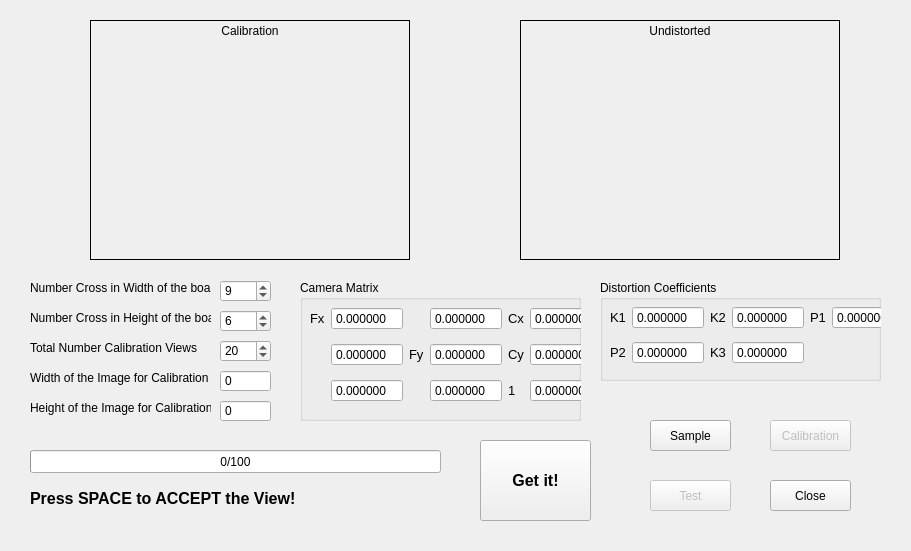
<?xml version="1.0" encoding="UTF-8"?>
<ui version="4.0">
 <class>CameraCalibration</class>
 <widget class="QWidget" name="CameraCalibration">
  <property name="windowModality">
   <enum>Qt::NonModal</enum>
  </property>
  <property name="geometry">
   <rect>
    <x>0</x>
    <y>0</y>
    <width>911</width>
    <height>551</height>
   </rect>
  </property>
  <property name="focusPolicy">
   <enum>Qt::StrongFocus</enum>
  </property>
  <property name="windowTitle">
   <string>CameraCalibration</string>
  </property>
  <widget class="QPushButton" name="pbSample">
   <property name="geometry">
    <rect>
     <x>650</x>
     <y>420</y>
     <width>81</width>
     <height>31</height>
    </rect>
   </property>
   <property name="font">
    <font>
     <kerning>true</kerning>
    </font>
   </property>
   <property name="text">
    <string>Sample</string>
   </property>
  </widget>
  <widget class="QPushButton" name="pbClose">
   <property name="geometry">
    <rect>
     <x>770</x>
     <y>480</y>
     <width>81</width>
     <height>31</height>
    </rect>
   </property>
   <property name="text">
    <string>Close</string>
   </property>
  </widget>
  <widget class="QLabel" name="label">
   <property name="geometry">
    <rect>
     <x>30</x>
     <y>280</y>
     <width>181</width>
     <height>16</height>
    </rect>
   </property>
   <property name="text">
    <string>Number Cross in Width of the board</string>
   </property>
  </widget>
  <widget class="QLabel" name="label_2">
   <property name="geometry">
    <rect>
     <x>30</x>
     <y>310</y>
     <width>181</width>
     <height>16</height>
    </rect>
   </property>
   <property name="text">
    <string>Number Cross in Height of the board</string>
   </property>
  </widget>
  <widget class="QLabel" name="label_4">
   <property name="geometry">
    <rect>
     <x>30</x>
     <y>340</y>
     <width>171</width>
     <height>16</height>
    </rect>
   </property>
   <property name="text">
    <string>Total Number Calibration Views</string>
   </property>
  </widget>
  <widget class="QSpinBox" name="spbNumCrossW">
   <property name="geometry">
    <rect>
     <x>220</x>
     <y>280</y>
     <width>51</width>
     <height>22</height>
    </rect>
   </property>
   <property name="value">
    <number>9</number>
   </property>
  </widget>
  <widget class="QSpinBox" name="spbNumCrossH">
   <property name="geometry">
    <rect>
     <x>220</x>
     <y>310</y>
     <width>51</width>
     <height>22</height>
    </rect>
   </property>
   <property name="value">
    <number>6</number>
   </property>
  </widget>
  <widget class="QSpinBox" name="spbNumCaliView">
   <property name="geometry">
    <rect>
     <x>220</x>
     <y>340</y>
     <width>51</width>
     <height>22</height>
    </rect>
   </property>
   <property name="wrapping">
    <bool>false</bool>
   </property>
   <property name="frame">
    <bool>true</bool>
   </property>
   <property name="buttonSymbols">
    <enum>QAbstractSpinBox::UpDownArrows</enum>
   </property>
   <property name="minimum">
    <number>4</number>
   </property>
   <property name="maximum">
    <number>50</number>
   </property>
   <property name="value">
    <number>20</number>
   </property>
  </widget>
  <widget class="QLabel" name="lbCalibration">
   <property name="geometry">
    <rect>
     <x>90</x>
     <y>20</y>
     <width>320</width>
     <height>240</height>
    </rect>
   </property>
   <property name="sizePolicy">
    <sizepolicy hsizetype="Fixed" vsizetype="Fixed">
     <horstretch>0</horstretch>
     <verstretch>0</verstretch>
    </sizepolicy>
   </property>
   <property name="minimumSize">
    <size>
     <width>320</width>
     <height>240</height>
    </size>
   </property>
   <property name="frameShape">
    <enum>QFrame::Box</enum>
   </property>
   <property name="text">
    <string>Calibration</string>
   </property>
   <property name="alignment">
    <set>Qt::AlignHCenter|Qt::AlignTop</set>
   </property>
  </widget>
  <widget class="QProgressBar" name="pgbSuccessView">
   <property name="geometry">
    <rect>
     <x>30</x>
     <y>450</y>
     <width>411</width>
     <height>23</height>
    </rect>
   </property>
   <property name="value">
    <number>0</number>
   </property>
   <property name="format">
    <string>%v/%m</string>
   </property>
  </widget>
  <widget class="QLabel" name="lbUndistorted">
   <property name="geometry">
    <rect>
     <x>520</x>
     <y>20</y>
     <width>320</width>
     <height>240</height>
    </rect>
   </property>
   <property name="sizePolicy">
    <sizepolicy hsizetype="Fixed" vsizetype="Fixed">
     <horstretch>0</horstretch>
     <verstretch>0</verstretch>
    </sizepolicy>
   </property>
   <property name="minimumSize">
    <size>
     <width>320</width>
     <height>240</height>
    </size>
   </property>
   <property name="frameShape">
    <enum>QFrame::Box</enum>
   </property>
   <property name="text">
    <string>Undistorted</string>
   </property>
   <property name="alignment">
    <set>Qt::AlignHCenter|Qt::AlignTop</set>
   </property>
  </widget>
  <widget class="QSpinBox" name="spbImgW">
   <property name="geometry">
    <rect>
     <x>220</x>
     <y>370</y>
     <width>51</width>
     <height>22</height>
    </rect>
   </property>
   <property name="readOnly">
    <bool>true</bool>
   </property>
   <property name="buttonSymbols">
    <enum>QAbstractSpinBox::NoButtons</enum>
   </property>
   <property name="maximum">
    <number>5000</number>
   </property>
  </widget>
  <widget class="QLabel" name="label_5">
   <property name="geometry">
    <rect>
     <x>30</x>
     <y>400</y>
     <width>181</width>
     <height>16</height>
    </rect>
   </property>
   <property name="text">
    <string>Height of the Image for Calibration</string>
   </property>
  </widget>
  <widget class="QSpinBox" name="spbImgH">
   <property name="geometry">
    <rect>
     <x>220</x>
     <y>400</y>
     <width>51</width>
     <height>22</height>
    </rect>
   </property>
   <property name="readOnly">
    <bool>true</bool>
   </property>
   <property name="buttonSymbols">
    <enum>QAbstractSpinBox::NoButtons</enum>
   </property>
   <property name="maximum">
    <number>5000</number>
   </property>
  </widget>
  <widget class="QLabel" name="label_6">
   <property name="geometry">
    <rect>
     <x>30</x>
     <y>370</y>
     <width>181</width>
     <height>16</height>
    </rect>
   </property>
   <property name="text">
    <string>Width of the Image for Calibration</string>
   </property>
  </widget>
  <widget class="QPushButton" name="pbCalibration">
   <property name="enabled">
    <bool>false</bool>
   </property>
   <property name="geometry">
    <rect>
     <x>770</x>
     <y>420</y>
     <width>81</width>
     <height>31</height>
    </rect>
   </property>
   <property name="text">
    <string>Calibration</string>
   </property>
  </widget>
  <widget class="QPushButton" name="pbTest">
   <property name="enabled">
    <bool>false</bool>
   </property>
   <property name="geometry">
    <rect>
     <x>650</x>
     <y>480</y>
     <width>81</width>
     <height>31</height>
    </rect>
   </property>
   <property name="text">
    <string>Test</string>
   </property>
   <property name="checkable">
    <bool>true</bool>
   </property>
  </widget>
  <widget class="QPushButton" name="pushButton">
   <property name="geometry">
    <rect>
     <x>480</x>
     <y>440</y>
     <width>111</width>
     <height>81</height>
    </rect>
   </property>
   <property name="font">
    <font>
     <pointsize>12</pointsize>
     <weight>75</weight>
     <bold>true</bold>
    </font>
   </property>
   <property name="text">
    <string>Get it!</string>
   </property>
  </widget>
  <widget class="QLabel" name="label_8">
   <property name="geometry">
    <rect>
     <x>30</x>
     <y>490</y>
     <width>291</width>
     <height>16</height>
    </rect>
   </property>
   <property name="font">
    <font>
     <pointsize>12</pointsize>
     <weight>75</weight>
     <bold>true</bold>
    </font>
   </property>
   <property name="text">
    <string>Press SPACE to ACCEPT the View!</string>
   </property>
  </widget>
  <widget class="QGroupBox" name="groupBox">
   <property name="geometry">
    <rect>
     <x>300</x>
     <y>280</y>
     <width>281</width>
     <height>141</height>
    </rect>
   </property>
   <property name="title">
    <string>Camera Matrix</string>
   </property>
   <widget class="QWidget" name="layoutWidget">
    <property name="geometry">
     <rect>
      <x>10</x>
      <y>20</y>
      <width>291</width>
      <height>111</height>
     </rect>
    </property>
    <layout class="QGridLayout" name="gridLayout" columnstretch="1,3,1,3,1,3">
     <item row="0" column="1">
      <widget class="QDoubleSpinBox" name="dsbFx">
       <property name="readOnly">
        <bool>true</bool>
       </property>
       <property name="buttonSymbols">
        <enum>QAbstractSpinBox::NoButtons</enum>
       </property>
       <property name="decimals">
        <number>6</number>
       </property>
       <property name="minimum">
        <double>-1000.000000000000000</double>
       </property>
       <property name="maximum">
        <double>1000.000000000000000</double>
       </property>
      </widget>
     </item>
     <item row="0" column="3">
      <widget class="QDoubleSpinBox" name="dsbCM12">
       <property name="readOnly">
        <bool>true</bool>
       </property>
       <property name="buttonSymbols">
        <enum>QAbstractSpinBox::NoButtons</enum>
       </property>
       <property name="decimals">
        <number>6</number>
       </property>
       <property name="minimum">
        <double>-1000.000000000000000</double>
       </property>
       <property name="maximum">
        <double>1000.000000000000000</double>
       </property>
      </widget>
     </item>
     <item row="0" column="5">
      <widget class="QDoubleSpinBox" name="dsbCx">
       <property name="readOnly">
        <bool>true</bool>
       </property>
       <property name="buttonSymbols">
        <enum>QAbstractSpinBox::NoButtons</enum>
       </property>
       <property name="decimals">
        <number>6</number>
       </property>
       <property name="minimum">
        <double>-1000.000000000000000</double>
       </property>
       <property name="maximum">
        <double>1000.000000000000000</double>
       </property>
      </widget>
     </item>
     <item row="1" column="1">
      <widget class="QDoubleSpinBox" name="dsbCM21">
       <property name="readOnly">
        <bool>true</bool>
       </property>
       <property name="buttonSymbols">
        <enum>QAbstractSpinBox::NoButtons</enum>
       </property>
       <property name="decimals">
        <number>6</number>
       </property>
       <property name="minimum">
        <double>-1000.000000000000000</double>
       </property>
       <property name="maximum">
        <double>1000.000000000000000</double>
       </property>
      </widget>
     </item>
     <item row="1" column="3">
      <widget class="QDoubleSpinBox" name="dsbFy">
       <property name="readOnly">
        <bool>true</bool>
       </property>
       <property name="buttonSymbols">
        <enum>QAbstractSpinBox::NoButtons</enum>
       </property>
       <property name="decimals">
        <number>6</number>
       </property>
       <property name="minimum">
        <double>-1000.000000000000000</double>
       </property>
       <property name="maximum">
        <double>1000.000000000000000</double>
       </property>
      </widget>
     </item>
     <item row="1" column="5">
      <widget class="QDoubleSpinBox" name="dsbCy">
       <property name="readOnly">
        <bool>true</bool>
       </property>
       <property name="buttonSymbols">
        <enum>QAbstractSpinBox::NoButtons</enum>
       </property>
       <property name="decimals">
        <number>6</number>
       </property>
       <property name="minimum">
        <double>-1000.000000000000000</double>
       </property>
       <property name="maximum">
        <double>1000.000000000000000</double>
       </property>
      </widget>
     </item>
     <item row="2" column="1">
      <widget class="QDoubleSpinBox" name="dsbCM31">
       <property name="readOnly">
        <bool>true</bool>
       </property>
       <property name="buttonSymbols">
        <enum>QAbstractSpinBox::NoButtons</enum>
       </property>
       <property name="decimals">
        <number>6</number>
       </property>
       <property name="minimum">
        <double>-1000.000000000000000</double>
       </property>
       <property name="maximum">
        <double>1000.000000000000000</double>
       </property>
      </widget>
     </item>
     <item row="2" column="3">
      <widget class="QDoubleSpinBox" name="dsbCM32">
       <property name="readOnly">
        <bool>true</bool>
       </property>
       <property name="buttonSymbols">
        <enum>QAbstractSpinBox::NoButtons</enum>
       </property>
       <property name="decimals">
        <number>6</number>
       </property>
       <property name="minimum">
        <double>-1000.000000000000000</double>
       </property>
       <property name="maximum">
        <double>1000.000000000000000</double>
       </property>
      </widget>
     </item>
     <item row="2" column="5">
      <widget class="QDoubleSpinBox" name="dsbHomoW">
       <property name="readOnly">
        <bool>true</bool>
       </property>
       <property name="buttonSymbols">
        <enum>QAbstractSpinBox::NoButtons</enum>
       </property>
       <property name="decimals">
        <number>6</number>
       </property>
       <property name="minimum">
        <double>-1000.000000000000000</double>
       </property>
       <property name="maximum">
        <double>1000.000000000000000</double>
       </property>
      </widget>
     </item>
     <item row="0" column="0">
      <widget class="QLabel" name="label_3">
       <property name="font">
        <font>
         <pointsize>10</pointsize>
        </font>
       </property>
       <property name="text">
        <string>Fx</string>
       </property>
      </widget>
     </item>
     <item row="1" column="2">
      <widget class="QLabel" name="label_7">
       <property name="font">
        <font>
         <pointsize>10</pointsize>
        </font>
       </property>
       <property name="text">
        <string>Fy</string>
       </property>
      </widget>
     </item>
     <item row="0" column="4">
      <widget class="QLabel" name="label_9">
       <property name="font">
        <font>
         <pointsize>10</pointsize>
        </font>
       </property>
       <property name="text">
        <string>Cx</string>
       </property>
      </widget>
     </item>
     <item row="1" column="4">
      <widget class="QLabel" name="label_10">
       <property name="font">
        <font>
         <pointsize>10</pointsize>
        </font>
       </property>
       <property name="text">
        <string>Cy</string>
       </property>
      </widget>
     </item>
     <item row="2" column="4">
      <widget class="QLabel" name="label_11">
       <property name="font">
        <font>
         <pointsize>10</pointsize>
        </font>
       </property>
       <property name="text">
        <string>1</string>
       </property>
      </widget>
     </item>
    </layout>
   </widget>
  </widget>
  <widget class="QGroupBox" name="groupBox_2">
   <property name="geometry">
    <rect>
     <x>600</x>
     <y>280</y>
     <width>281</width>
     <height>101</height>
    </rect>
   </property>
   <property name="title">
    <string>Distortion Coefficients</string>
   </property>
   <widget class="QWidget" name="layoutWidget">
    <property name="geometry">
     <rect>
      <x>10</x>
      <y>20</y>
      <width>293</width>
      <height>71</height>
     </rect>
    </property>
    <layout class="QGridLayout" name="gridLayout_2" columnstretch="1,3,1,3,1,3">
     <item row="0" column="1">
      <widget class="QDoubleSpinBox" name="dsbK1">
       <property name="readOnly">
        <bool>true</bool>
       </property>
       <property name="buttonSymbols">
        <enum>QAbstractSpinBox::NoButtons</enum>
       </property>
       <property name="decimals">
        <number>6</number>
       </property>
       <property name="minimum">
        <double>-1000.000000000000000</double>
       </property>
       <property name="maximum">
        <double>1000.000000000000000</double>
       </property>
      </widget>
     </item>
     <item row="0" column="3">
      <widget class="QDoubleSpinBox" name="dsbK2">
       <property name="readOnly">
        <bool>true</bool>
       </property>
       <property name="buttonSymbols">
        <enum>QAbstractSpinBox::NoButtons</enum>
       </property>
       <property name="decimals">
        <number>6</number>
       </property>
       <property name="minimum">
        <double>-1000.000000000000000</double>
       </property>
       <property name="maximum">
        <double>1000.000000000000000</double>
       </property>
      </widget>
     </item>
     <item row="0" column="5">
      <widget class="QDoubleSpinBox" name="dsbP1">
       <property name="readOnly">
        <bool>true</bool>
       </property>
       <property name="buttonSymbols">
        <enum>QAbstractSpinBox::NoButtons</enum>
       </property>
       <property name="decimals">
        <number>6</number>
       </property>
       <property name="minimum">
        <double>-1000.000000000000000</double>
       </property>
       <property name="maximum">
        <double>1000.000000000000000</double>
       </property>
      </widget>
     </item>
     <item row="1" column="1">
      <widget class="QDoubleSpinBox" name="dsbP2">
       <property name="readOnly">
        <bool>true</bool>
       </property>
       <property name="buttonSymbols">
        <enum>QAbstractSpinBox::NoButtons</enum>
       </property>
       <property name="decimals">
        <number>6</number>
       </property>
       <property name="minimum">
        <double>-1000.000000000000000</double>
       </property>
       <property name="maximum">
        <double>1000.000000000000000</double>
       </property>
      </widget>
     </item>
     <item row="1" column="3">
      <widget class="QDoubleSpinBox" name="dsbK3">
       <property name="readOnly">
        <bool>true</bool>
       </property>
       <property name="buttonSymbols">
        <enum>QAbstractSpinBox::NoButtons</enum>
       </property>
       <property name="decimals">
        <number>6</number>
       </property>
       <property name="minimum">
        <double>-1000.000000000000000</double>
       </property>
       <property name="maximum">
        <double>1000.000000000000000</double>
       </property>
      </widget>
     </item>
     <item row="0" column="0">
      <widget class="QLabel" name="label_12">
       <property name="font">
        <font>
         <pointsize>10</pointsize>
        </font>
       </property>
       <property name="text">
        <string>K1</string>
       </property>
      </widget>
     </item>
     <item row="0" column="2">
      <widget class="QLabel" name="label_13">
       <property name="font">
        <font>
         <pointsize>10</pointsize>
        </font>
       </property>
       <property name="text">
        <string>K2</string>
       </property>
      </widget>
     </item>
     <item row="0" column="4">
      <widget class="QLabel" name="label_14">
       <property name="font">
        <font>
         <pointsize>10</pointsize>
        </font>
       </property>
       <property name="text">
        <string>P1</string>
       </property>
      </widget>
     </item>
     <item row="1" column="0">
      <widget class="QLabel" name="label_15">
       <property name="font">
        <font>
         <pointsize>10</pointsize>
        </font>
       </property>
       <property name="text">
        <string>P2</string>
       </property>
      </widget>
     </item>
     <item row="1" column="2">
      <widget class="QLabel" name="label_16">
       <property name="font">
        <font>
         <pointsize>10</pointsize>
        </font>
       </property>
       <property name="text">
        <string>K3</string>
       </property>
      </widget>
     </item>
    </layout>
   </widget>
  </widget>
 </widget>
 <resources/>
 <connections>
  <connection>
   <sender>pbSample</sender>
   <signal>clicked()</signal>
   <receiver>CameraCalibration</receiver>
   <slot>pbOnClickSample()</slot>
   <hints>
    <hint type="sourcelabel">
     <x>540</x>
     <y>430</y>
    </hint>
    <hint type="destinationlabel">
     <x>526</x>
     <y>394</y>
    </hint>
   </hints>
  </connection>
  <connection>
   <sender>pbCalibration</sender>
   <signal>clicked()</signal>
   <receiver>CameraCalibration</receiver>
   <slot>pbOnClickCalibration()</slot>
   <hints>
    <hint type="sourcelabel">
     <x>682</x>
     <y>445</y>
    </hint>
    <hint type="destinationlabel">
     <x>650</x>
     <y>375</y>
    </hint>
   </hints>
  </connection>
  <connection>
   <sender>pbTest</sender>
   <signal>clicked(bool)</signal>
   <receiver>CameraCalibration</receiver>
   <slot>pbOnClickTestCaliResult(bool)</slot>
   <hints>
    <hint type="sourcelabel">
     <x>543</x>
     <y>479</y>
    </hint>
    <hint type="destinationlabel">
     <x>538</x>
     <y>520</y>
    </hint>
   </hints>
  </connection>
  <connection>
   <sender>pushButton</sender>
   <signal>clicked()</signal>
   <receiver>CameraCalibration</receiver>
   <slot>pbOnClickAcceptGoodView()</slot>
   <hints>
    <hint type="sourcelabel">
     <x>388</x>
     <y>442</y>
    </hint>
    <hint type="destinationlabel">
     <x>377</x>
     <y>399</y>
    </hint>
   </hints>
  </connection>
  <connection>
   <sender>pbClose</sender>
   <signal>clicked()</signal>
   <receiver>CameraCalibration</receiver>
   <slot>close()</slot>
   <hints>
    <hint type="sourcelabel">
     <x>641</x>
     <y>483</y>
    </hint>
    <hint type="destinationlabel">
     <x>670</x>
     <y>517</y>
    </hint>
   </hints>
  </connection>
 </connections>
 <slots>
  <slot>pbOnClickCalibration()</slot>
  <slot>pbOnClickSample()</slot>
  <slot>pbOnClickTestCaliResult(bool)</slot>
  <slot>pbOnClickAcceptGoodView()</slot>
 </slots>
</ui>
